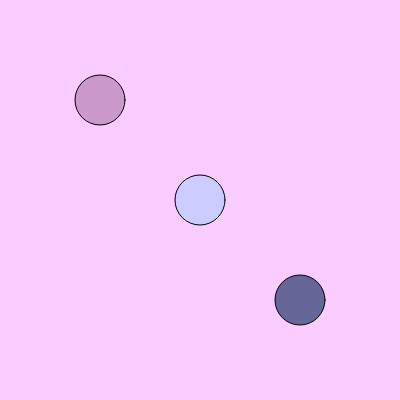
Frame 1 (no input)
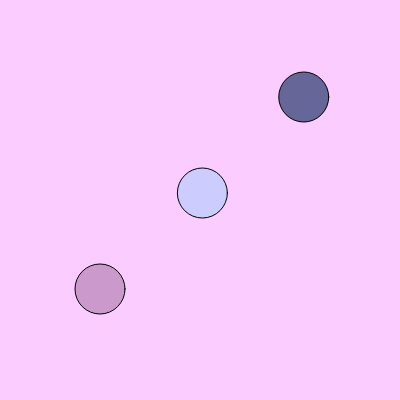
Frame 60 (no input)
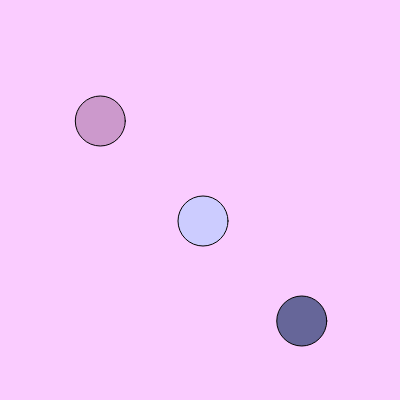
Frame 120 (the mouse pressed at the canvas centre since frame 60)

The p5.js sketch that drew these frames (run headless with seeded random() and noise() and a simulated clock; from frame 60 on, the mouse is pressed at the canvas centre):

// p5.js sketch
// ── sketch.js
/* Exercise 9 - Shake Ball Bounce */
/* Globalizing variables */

/* For ball 1 */
let x = 100; 
let y = 100;
let sp1 = 6;
let sp2 = 7;

/* For ball 2 */
let x2 = 200;
let y2 = 200;
let sp3 = 6;
let sp4 = 7;

/* For ball 3 */
let x3 = 300;
let y3 = 300;
let sp5 = 6;
let sp6 = 7;

function setup() {
  createCanvas(400, 400);
}

function draw() {
  background(250,204,255);
  
  /* Ball 1 */
  fill(204,153,204);
  circle(x ,y ,50);
  x += sp1;
  y += sp2;
  if (x > width || x < 0) // to make the ball bounce
    sp1 = sp1 * -1;
  if (y > height || y < 0)
    sp2 = sp2 * -1;
  x = random(100,104); // to make the shaking effect
  
  /* Ball 2 */
  fill(204,204,255);
  circle(x2 ,y2 ,50);
  x2 += sp3;
  y2 += sp4;
  if (x2 > width || x2 < 0)
    sp3 = sp3 * -1;
  if (y2 > height || y2 < 0)
    sp4 = sp4 * -1;
  x2 = random(200,204); 
  
  /* Ball 3 */
  fill(102,102,153);
  circle(x3 ,y3 ,50);
  x3 += sp5;
  y3 += sp6;
  if (x3 > width || x3 < 0)
    sp5 = sp5 * -1;
  if (y3 > height || y3 < 0)
    sp6 = sp6 * -1;
  x3 = random(300,304); 
}
